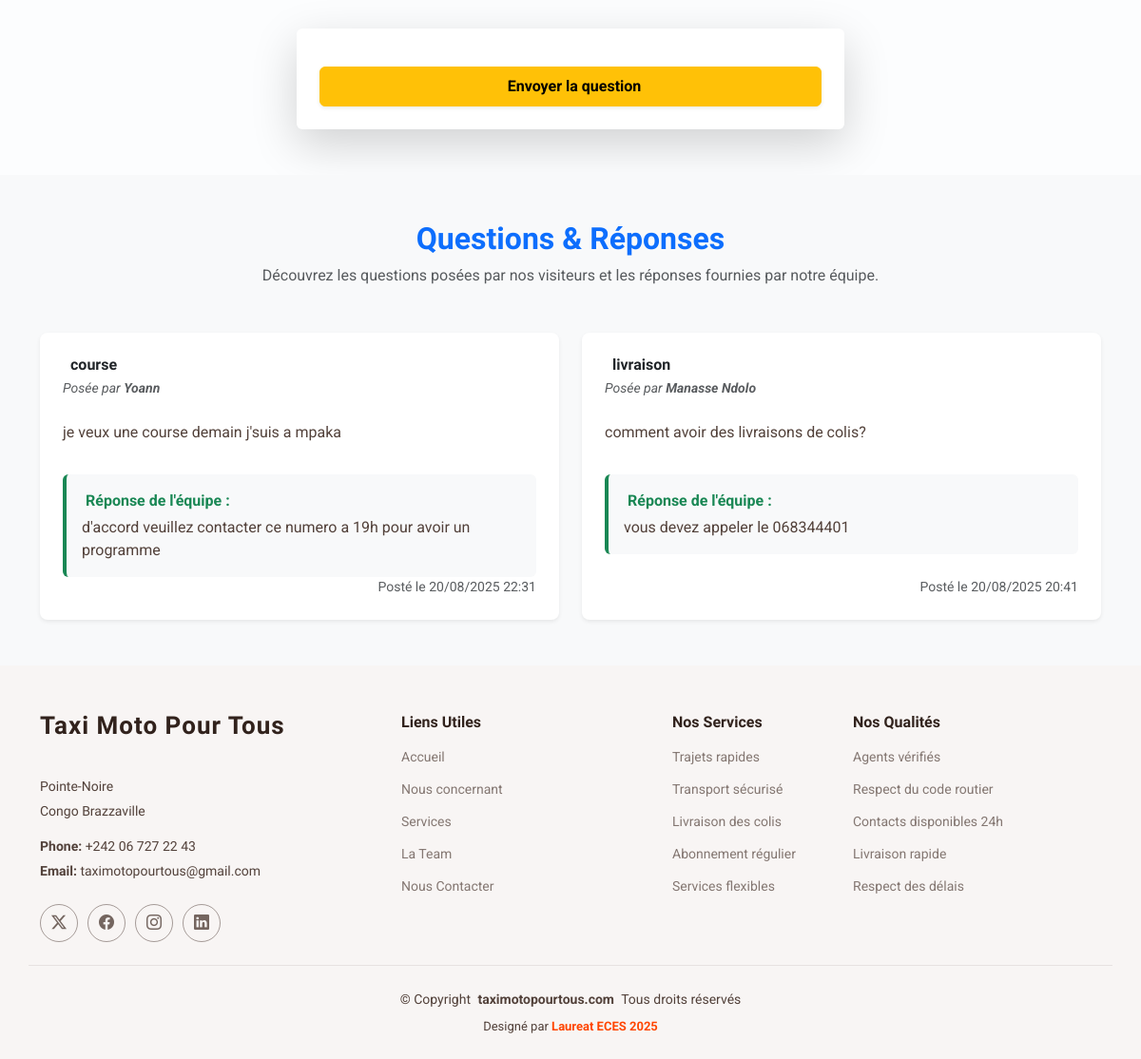
The app's page / (lower part), older data.
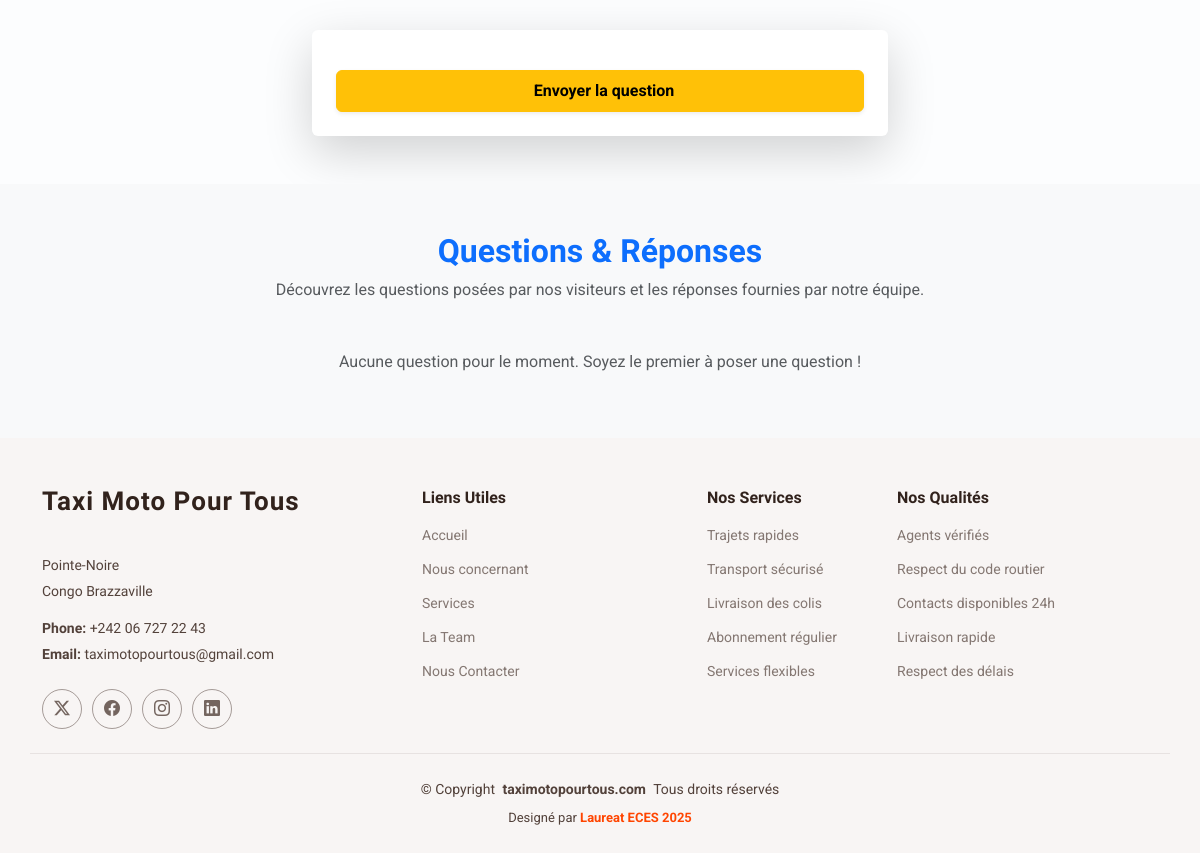
The same page, newer data.
### gestion/models.py (models this page shows, shortened)
class Question(models.Model):
    STATUT_CHOICES = [
        ('en_attente', 'En attente de réponse'),
        ('repondu', 'Répondu'),
    ]
    nom = models.CharField(max_length=255)  # nom du visiteur
    email = models.EmailField()             # email pour réponse
    sujet = models.CharField(max_length=255)
    message = models.TextField()
    reponse = models.TextField(blank=True, null=True)
    statut = models.CharField(max_length=20, choices=STATUT_CHOICES, default='en_attente')
    date_creation = models.DateTimeField(auto_now_add=True)
    date_reponse = models.DateTimeField(blank=True, null=True)

### gestion/views.py (the view, shortened to what this page needs)
# urls.py: path('', views.touriste, name='touriste'),
def touriste(request):
    today = timezone.now().date()
    cycle_index = (today.toordinal() // 2)
    all_questions = list(Question.objects.filter(statut='repondu').order_by('-date_creation'))
    random.Random(cycle_index).shuffle(all_questions)
    questions = all_questions[:20]
    return render(request, 'touriste.html', {'questions': questions})

### gestion/templates/touriste.html (shortened to what this page needs)
{% extends "element.html" %}
{% block content %}
{% load static %}
  <section  class="contact py-5">
  <div class="container">
    <div class="row justify-content-center">
      <div class="col-lg-6">
        <form action="{% url 'poser_question' %}" method="post" class="p-4 rounded shadow-lg bg-white">
          <button type="submit" class="btn btn-warning w-100 py-2 fw-bold shadow-sm">
             Envoyer la question
          </button>
        </form>
      </div>
    </div>
  </div>
</section>
<section id="questions-reponses" class="py-5 bg-light">
  <div class="container">
    <div class="text-center mb-5">
      <h2 class="fw-bold text-primary">Questions & Réponses</h2>
      <p class="text-muted">Découvrez les questions posées par nos visiteurs et les réponses fournies par notre équipe.</p>
    </div>
    <div class="row g-4">
      {% for question in questions|dictsortreversed:"date_creation"|slice:":20" %}
      <div class="col-md-6">
        <div class="p-4 bg-white rounded-3 shadow-sm h-100 d-flex flex-column">
          <div class="mb-2">
            <h6 class="fw-bold text-dark mb-1">
               {{ question.sujet }}
            </h6>
            <p class="fst-italic text-muted small mb-0">
              Posée par <strong>{{ question.nom }}</strong>
            </p>
          </div>
          <p class="mt-3">{{ question.message }}</p>
          {% if question.reponse %}
          <div class="mt-3 p-3 bg-light border-start border-4 border-success rounded">
            <p class="mb-1 fw-bold text-success">
               Réponse de l'équipe :
            </p>
            <p class="mb-0">{{ question.reponse }}</p>
          </div>
          {% else %}
          <div class="mt-3 p-3 bg-light border-start border-4 border-warning rounded">
            <p class="mb-0 text-warning">
              <i class="fas fa-clock me-1"></i> En attente de réponse...
            </p>
          </div>
          {% endif %}
          <div class="mt-auto text-end">
            <p class="text-muted small mb-0">
               Posté le {{ question.date_creation|date:"d/m/Y H:i" }}
            </p>
          </div>
        </div>
      </div>
      {% empty %}
      <div class="col-12 text-center">
        <p class="text-muted">Aucune question pour le moment. Soyez le premier à poser une question !</p>
      </div>
      {% endfor %}
    </div>
  </div>
</section>
{% endblock %}

Row changes from the older to the newer data that the page shows:
removed Question: sujet "course", nom "Yoann", message "je veux une course demain j'suis a mpaka", reponse "d'accord veuillez contacter ce numero a 19h pour avoir un programme", date_creation "20/08/2025 22:31"
removed Question: sujet "livraison", nom "Manasse Ndolo", message "comment avoir des livraisons de colis?", reponse "vous devez appeler le 068344401", date_creation "20/08/2025 20:41"
Text that changed along with them:
text now shown: "Aucune question pour le moment. Soyez le premier à poser une question !"
